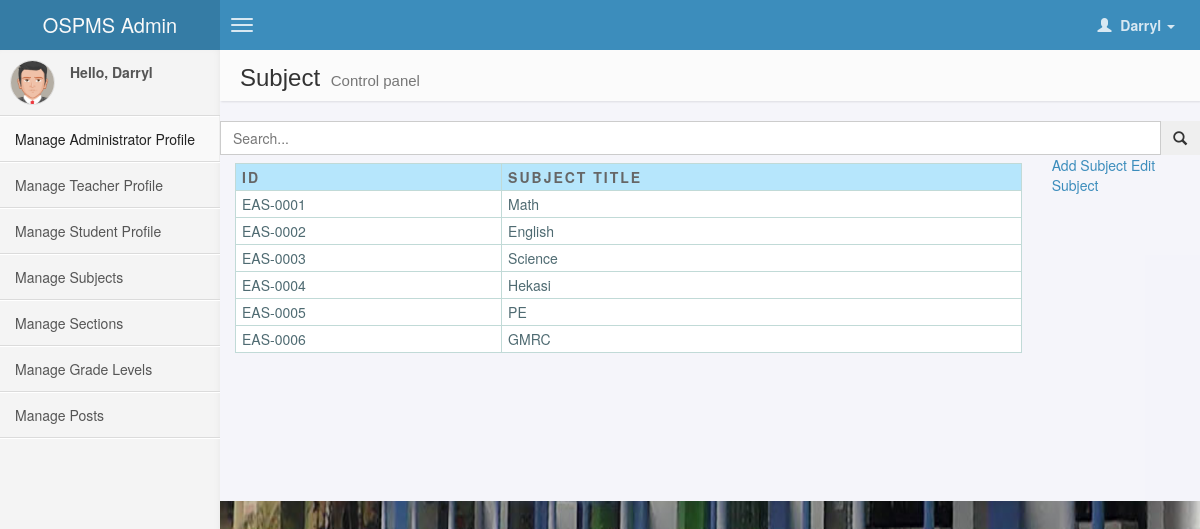
The app's page /index.php?r=lss&sbs (signed in) with its own data.
### tables this page shows
CREATE TABLE `subject_` (
  `subjectID` varchar(8) NOT NULL,
  `subject_title` varchar(20) DEFAULT NULL,
  PRIMARY KEY (`subjectID`)
);

### model/administrator.php (called while the page is built, shortened)
<?php
function get_allsubject()
{
	include "config/conn.php";
	$sql="Select * from subject_";
	$sql=mysqli_query($cxn,$sql);
	return $sql;
}
?>

### views/admin.php (the view, shortened to what this page needs)
<!DOCTYPE html>
<html>
    <head>
            <link href="views/bootstrap.css" rel="stylesheet"/>
            <link href="views/admin.css" rel="stylesheet" />
    </head>
    <body class="skin-blue" onload="check()">
        <header class="header">
            <a href="index.php?r=lss" class="logo">
                OSPMS Admin
            </a>
            <nav class="navbar navbar-static-top" role="navigation">
                <a href="#" class="navbar-btn sidebar-toggle" data-toggle="offcanvas" role="button">
                    <span class="icon-bar"></span>
                    <span class="icon-bar"></span>
                    <span class="icon-bar"></span>
                </a>
                <div class="navbar-right">
                    <ul class="nav navbar-nav">
                        <li class="dropdown user user-menu">
                            <a href="#" class="dropdown-toggle" data-toggle="dropdown">
                                <i class="glyphicon glyphicon-user"></i>
                                <span>
                            <?php
                                if((isset($_SESSION['reg_fname'])))
                                {
                                echo ''.$_SESSION['reg_fname'].'';
                                }
                            ?>
                        <i class="caret"></i></span>
                            </a>
                        </li>
                    </ul>
                </div>
            </nav>
        </header>
        <div class="wrapper row-offcanvas row-offcanvas-left">
            <aside class="left-side sidebar-offcanvas">
                <section class="sidebar">
                    <div class="user-panel">
                        <div class="pull-left image">
                            <img src="views/res/avatar5.png" class="img-circle" alt="User Image" />
                        </div>
                        <div class="pull-left info">
                        <?php
                        if(isset($_SESSION['reg_fname']))
                        {
                            echo '<p>Hello, '.$_SESSION['reg_fname'].'</p>';
                        }
                        ?>
                        </div>
                    </div>
                    <ul class="sidebar-menu">
                        <li class="active">
                            <a href="index.php?r=lss&ap">
                                <i class=""></i> <span>Manage Administrator Profile </span>
                            </a>
                        </li>
                         <li>
                            <a href="index.php?r=lss&tp">
                                <i class=""></i> <span>Manage Teacher Profile</span>
                            </a>
                        </li>
                         <li>
                            <a href="index.php?r=lss&sp">
                                <i class=""></i> <span>Manage Student Profile</span>
                            </a>
                        </li>
                        <li>
                            <a href="index.php?r=lss&sbs">
                                <i class=""></i> <span>Manage Subjects</span>
                            </a>
                        </li>
                        <li>
                            <a href="index.php?r=lss&scs">
                                <i class=""></i> <span>Manage Sections</span>
                            </a>
                        </li>
                        <li>
                            <a href="index.php?r=lss&gl">
                                <i class=""></i> <span>Manage Grade Levels</span>
                            </a>
                        </li>
                         <li>
                            <a href="index.php?r=lss&ps">
                                <i class=""></i> <span>Manage Posts</span>
                            </a>
                        </li>
                    </ul>
                </section>
            </aside>
            <aside class="right-side">
            <?php
            if(isset($_GET['ap']))
            {
            ?>
                <section class="content-header">
                    <h1>
                        Administrator Profile
                        <small>Control panel</small>
                    </h1>
                </section>
                <section class="content">
                    <div class="row">
                        <div class="input-group">
                            <input type="text" name="q" class="form-control" placeholder="Search..." id="ap_filter" />
                            <span class="input-group-btn">
                                <button type='button' name='search' id='search-btn' class="btn btn-flat"><i class="glyphicon glyphicon-search"></i></button>
                            </span>
                        </div>
                    </div>
                    <div class="row">
                        <section class="col-lg-10 connectedSortable">
                            <table cellpadding="1" cellspacing="1" id="resultTable">
                                <thead>
                                    <tr>
                                        <th>ID</th>
                                        <th>Last Name</th>
                                        <th>First Name</th>
                                        <th>Middle Name</th>
                                        <th>Gender</th>
                                        <th>Status</th>
                                        <th>Birthday</th>
                                        <th>Address</th>
                                        <th>Image</th>
                                    </tr>
                                </thead>
                                <tbody id="ap-box">
                                     <?php
                                        foreach($adminlist as $row)
                                        {
                                            echo '<tr>';
                                            echo '<td>'.$row['reg_id'].'</td>';
                                            echo '<td>'.$row['reg_lname'].'</td>';
                                            echo '<td>'.$row['reg_fname'].'</td>';
                                            echo '<td>'.$row['reg_mname'].'</td>';
                                            echo '<td>'.$row['reg_gender'].'</td>';
                                            echo '<td>'.$row['reg_status'].'</td>';
                                            echo '<td>'.$row['reg_birthday'].'</td>';
                                            echo '<td>'.$row['reg_address'].'</td>';
                                            echo '<td><div align="left"><img src="'.$row['image'].'" class="img-circle" alt="User Image" width="50px;" height="50px;"/></div></td>';
                                            echo '</tr>';
                                        }
                                    ?>
                                </tbody>
                           </table>
                        </section>
                        <section class="col-lg-2 connectedSortable">
                            <a href="#">Add Administrator</a>
                            <a href="#">Edit Profile</a>
                        </section>
                    </div>
                </section>
             <?php
             }
             else if(isset($_GET['sbs']))
             {
             ?>
             <section class="content-header">
                    <h1>
                        Subject
                        <small>Control panel</small>
                    </h1>
                </section>
                <section class="content">
                    <div class="row">
                        <div class="input-group">
                            <input type="text" name="q" class="form-control" placeholder="Search..." id="sbs_filter"/>
                            <span class="input-group-btn">
                                <button type='button' name='search' id='search-btn' class="btn btn-flat"><i class="glyphicon glyphicon-search"></i></button>
                            </span>
                        </div>
                    </div>
                    <div class="row">
                        <section class="col-lg-10 connectedSortable">
                            <table cellpadding="1" cellspacing="1" id="resultTable">
                                <thead>
                                    <tr>
                                        <th>ID</th>
                                        <th>Subject Title</th>
                                    </tr>
                                </thead>
                                <tbody id="sbs-box">
                                     <?php
                                        foreach($subjectlist as $row)
                                        {
                                            echo '<tr>';
                                            echo '<td>'.$row['subjectID'].'</td>';
                                            echo '<td>'.$row['subject_title'].'</td>';
                                            echo '</tr>';
                                        }
                                    ?>
                                </tbody>
                            </table>
                        </section>
                        <section class="col-lg-2 connectedSortable">
                            <a href="#">Add Subject</a>
                            <a href="#">Edit Subject</a>
                        </section>
                    </div>
                </section>
             <?php
             }
             ?>
            </aside>
        </div>
    </body>
</html>

### records on screen
subject_: subjectID "EAS-0001", subject_title "Math"
subject_: subjectID "EAS-0002", subject_title "English"
subject_: subjectID "EAS-0003", subject_title "Science"
subject_: subjectID "EAS-0004", subject_title "Hekasi"
subject_: subjectID "EAS-0005", subject_title "PE"
subject_: subjectID "EAS-0006", subject_title "GMRC"

### other values on screen
$_SESSION['reg_fname'] "Darryl"
